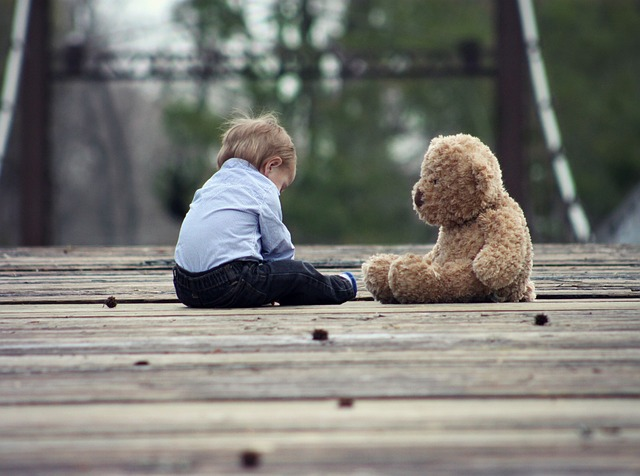
#> input picture opencv_geometry/baby.jpg, 640 x 476 px
$ python translation.py
#> lines starting #> are read from the running program, lines starting #| are printed output that depends on the picture
import cv2
import numpy as np

def contain(p, shape): # 좌표(y,x)가 범위 안에 있는지 검사
    return 0 <= p[0] < shape[0] and 0 <= p[1] < shape[1]

def translate(img, pt):
    dst = np.zeros(img.shape, img.dtype) # 출력 영상 생성 (평행 이동할 화소가 없다면, 0일 것임)
    for i in range(img.shape[0]):  # 출력 영상 순회 - 역방향 사상
        for j in range(img.shape[1]):
            x, y = np.subtract((j, i), pt)  # 좌표는 가로x세로 순서 (평행이동 수행)
            if contain((y, x), img.shape): # 해당 이미지가 포함되면
                dst[i, j] = img[y, x] # 그 때 추가함 (포함되지 않으면 이는 제거됨)
    return dst

if __name__ == '__main__':
    image = cv2.imread('baby.jpg', cv2.IMREAD_GRAYSCALE)
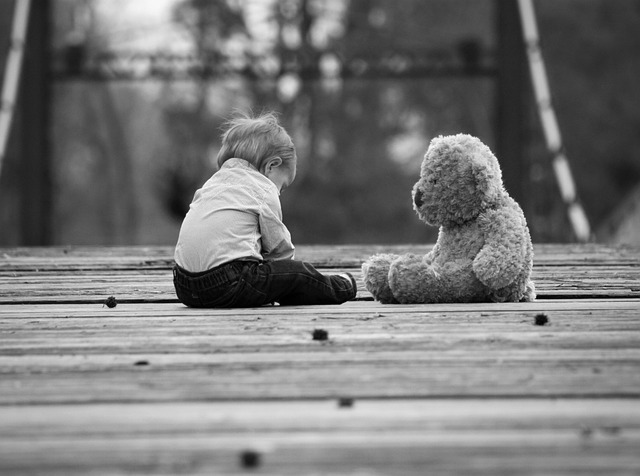
#> image: shape (476, 640); min 0, max 255, mean 119.7
    if image is None: raise Exception("영상 읽기 에러")

    dst1 = translate(image, (30, 80))  # x = 30, y = 80으로 평행이동
#> after the loop in translate, `for i in range(img.shape[0]):`:
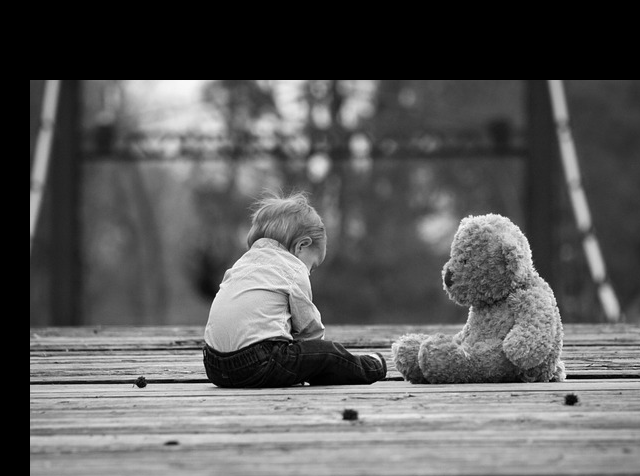
#> dst: shape (476, 640); min 0, max 255, mean 89.9
    dst2 = translate(image, (-70, -50))
#> call 2 of translate, with pt = (-70, -50)
#> after the loop in translate (call 2), `for i in range(img.shape[0]):`:
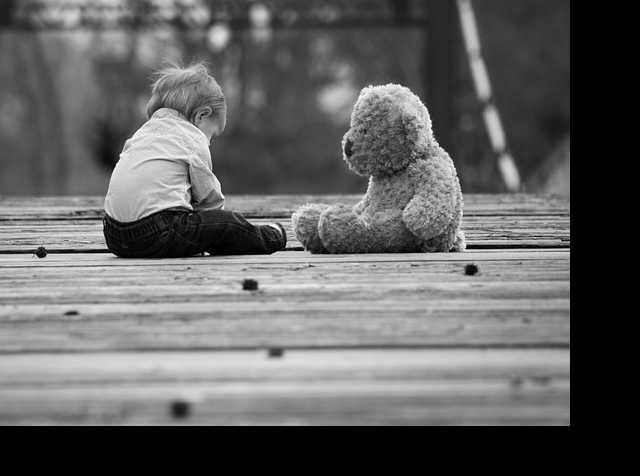
#> dst: shape (476, 640); min 0, max 255, mean 98.3

    cv2.imshow("image", image)
    cv2.imshow("dst1: trans to (80, 30)", dst1)
    cv2.imshow("dst2: trans to (-50, -70)", dst2)
    cv2.waitKey(0)
